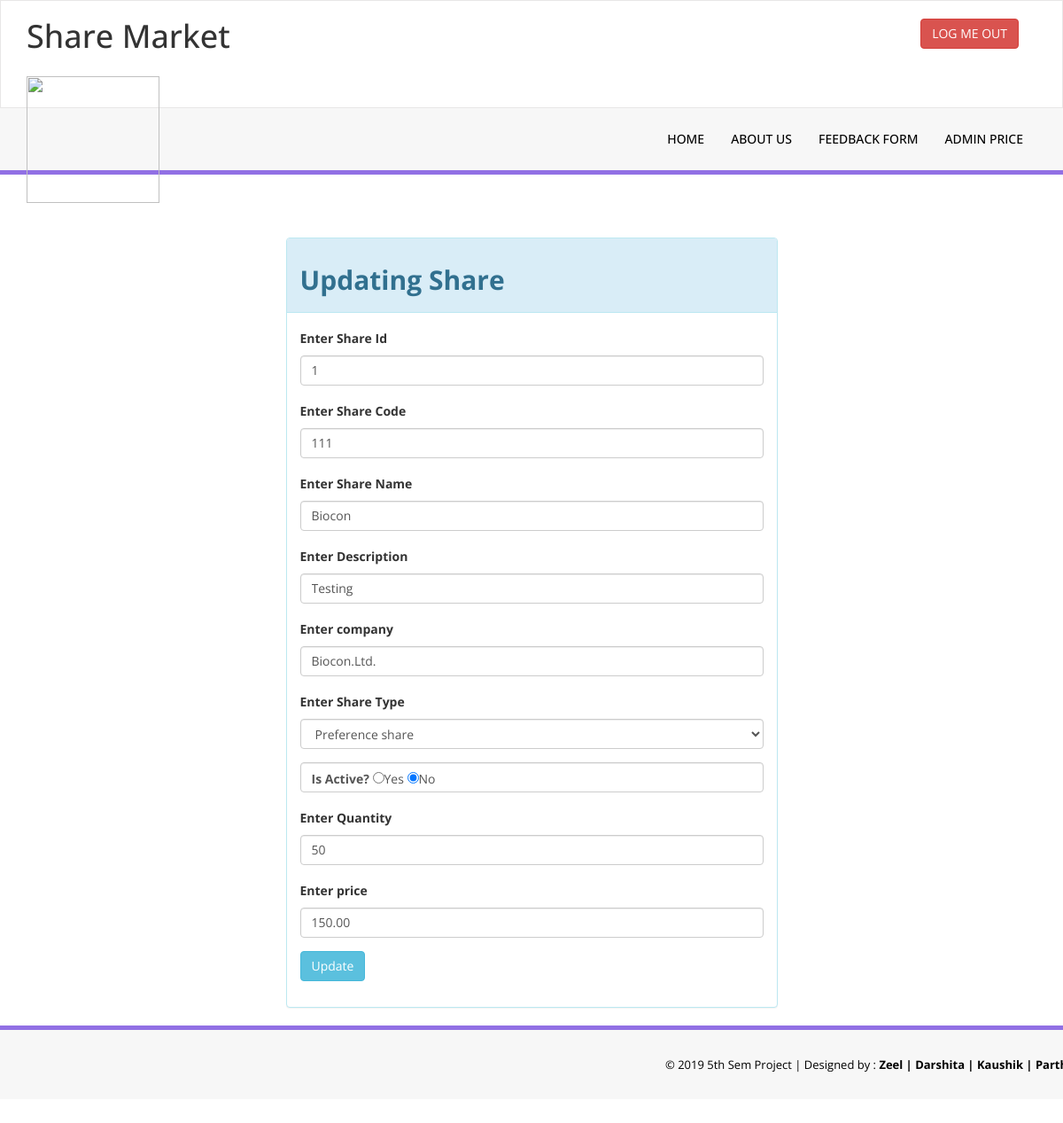
Page /update.php?editid=1 (signed in) on the committed database.
### tables this page shows
CREATE TABLE IF NOT EXISTS `tbl_price` (
  `sid` int(10) NOT NULL AUTO_INCREMENT,
  `scode` varchar(30) NOT NULL,
  `sname` varchar(30) NOT NULL,
  `description` varchar(30) NOT NULL,
  `company` varchar(30) NOT NULL,
  `type` varchar(30) NOT NULL,
  `isactive` varchar(30) NOT NULL,
  `qty` varchar(30) NOT NULL,
  `price` varchar(30) NOT NULL,
  PRIMARY KEY (`sid`)
);

### update.php (the view, shortened to what this page needs)
<?php
include 'connection.php';
?>
<!DOCTYPE html>
<html xmlns="http://www.w3.org/1999/xhtml">
<head>
    <link href="assets/css/bootstrap.css" rel="stylesheet" />
    <link href="assets/css/font-awesome.css" rel="stylesheet" />
    <link href="assets/css/style.css" rel="stylesheet" />
</head>
<body>
        <?php include 'header.php';?>
    <?php include 'menu.php'; ?>
    <div class="content-wrapper">
         <div class="container">
        <div class="row pad-botm">
            <div class="col-md-12">
                            </div>
        </div>
             <div class="row">
                 <div class="col-md-3 col-sm-3 col-xs-12"></div>
            <div class="col-md-6 col-sm-6 col-xs-12">
               <div class="panel panel-info">
                        <div class="panel-heading">
                          <h2><b>Updating Share</b></h2>
                        </div>
                        <div class="panel-body">
                          <?php
                            $result=mysqli_query($conn,"select * from tbl_price where sid='".$_REQUEST["editid"]."'");
                          while($row=mysqli_fetch_array($result))
                          {
                           ?>
                            <form role="form" method="post">
                                        <div class="form-group">
                                            <label>Enter Share Id</label>
                                            <input value="<?php echo $row["sid"]; ?>" class="form-control" name="txtsid" type="text" />
                                        </div>
                                        <div class="form-group">
                                            <label>Enter Share Code</label>
                                            <input value="<?php echo $row["scode"]; ?>" class="form-control" name="txtscode" type="text" />
                                        </div>
                                 <div class="form-group">
                                            <label>Enter Share Name</label>
                                            <input value="<?php echo $row["sname"]; ?>" class="form-control" name="txtname" type="text" />
                                        </div>
                                  <div class="form-group">
                                           <label>Enter Description </label>
                                            <input value="<?php echo $row["description"]; ?>" class="form-control" name="txtdescription" type="text" />
                                         </div>
                                  <div class="form-group">
                                              <label>Enter company</label>
                                              <input value="<?php echo $row["company"]; ?>" class="form-control" name="txtcompany" type="text" />
                                          </div>
                                  <div class="form-group">
                                            <label>Enter Share Type</label>
                                            <select  name="txttype" class="form-control">
                                              <option <?php if($row["type"]=="Preference share") {?> selected <?php } ?>>Preference share</option>
                                            </select>
                                        </div>
                                  <div class="form-group form-control">
                                                  <label>Is Active?</label>
                                                  <input value="yes" <?php  if($row["isactive"]=="yes") {?> checked <?php } ?> type="radio" name="txtis">Yes
                                                  <input value="no" <?php  if($row["isactive"]=="no") {?> checked <?php } ?> type="radio" name="txtis">No
                                        </div>
                                  <div class="form-group">
                                                  <label>Enter Quantity</label>
                                                  <input value="<?php echo $row["qty"]; ?>" class="form-control" name="txtqty">
                                        </div>
                                  <div class="form-group">
                                                  <label>Enter price</label>
                                                  <input value="<?php echo $row["price"]; ?>" class="form-control" name="txtprice">
                                  </div>
                                <button type="submit" name="btnsub" class="btn btn-info">Update</button>
                                    </form>
                                  <?php } ?>
                            </div>
                        </div>
                            </div>
                            <div class="col-md-3 col-sm-3 col-xs-12"></div>
</div>
        </div>
  <?php include 'footer.php';?>
</body>
</html>

### assets/css/style.css (style rules this page uses)
.content-wrapper { margin-top: 40px; min-height:800px; padding-bottom:90px; }
.pad-botm { padding-bottom:30px; }

### rows in the picture
tbl_price: txtsid "1", txtscode "111", txtname "Biocon", txtdescription "Testing", txtcompany "Biocon.Ltd.", txttype "Preference share", isactive "☑", txtqty "50", txtprice "150.00"
